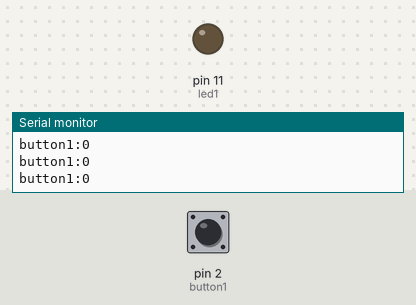
A sketch run on a simulated Arduino Uno, built with avr-gcc and run on an emulated ATmega328P. Shown: output pins drawn as LEDs (lit = HIGH), the last lines printed to the serial monitor. The inputs (shaded band) are chosen by the test bench; at power-on: pin 2 (button1) LOW.

Above: at 1.2 s.
1.3 s: pin 2 (button1) pulled HIGH for 0.15 s
At 1.39 s:
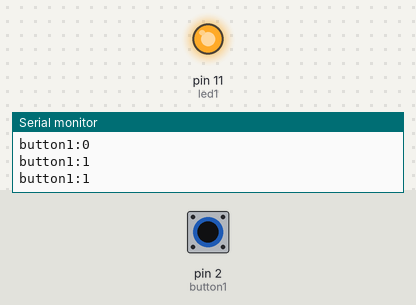
2.9 s: pin 2 (button1) pulled HIGH for 3.2 s
At 6.6 s:
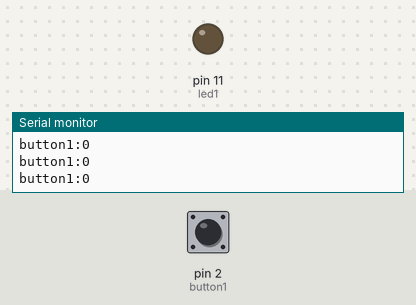
Timing chart, 0 to 8.1 s (numbered marks = the images above; inputs shaded):
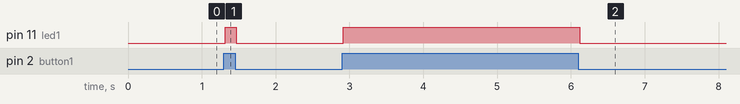

Measured:
- after the input at 1.3 s, pin 11 (led1): LOW → HIGH at once, → LOW 0.15 s later
- after the input at 2.9 s, pin 11 (led1): LOW → HIGH at once, → LOW 3.2 s later

The sketch:

01-30class-variable.ino
```cpp
int button1 = 2;
int led1 = 11;

//btw in physical world, use your finger to debug

void setup() {

  pinMode(button1, INPUT);
  pinMode(led1,OUTPUT);

  //to debug  (9600 is to set the speed limit to the communication
  Serial.begin(9600);
}

void loop() {
  //logic: if pin2 = high, pin11 = high; otherwise pin11 = low


  int button = digitalRead(button1);
  //Serial.println("button1: " + button1); will not work

  Serial.print("button1:");
  Serial.println(button);
  digitalWrite(led1,button);  //"button press" = LOW, "button release" = LOW
}
```
